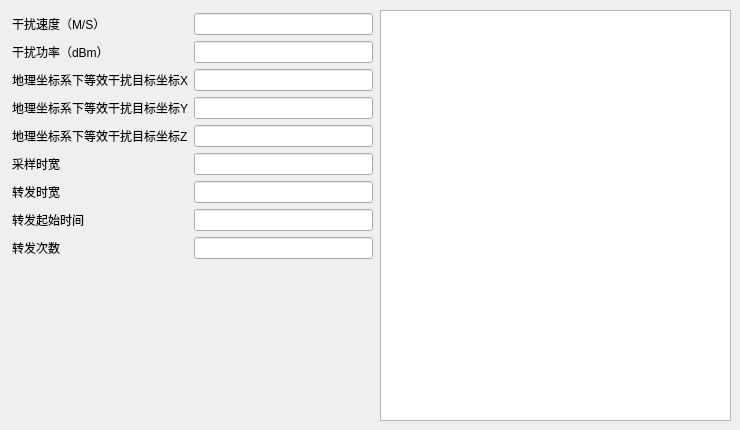
          <widget class="QWidget" name="IsjrCurrentType1Tab">
           <attribute name="title">
            <string>方式1</string>
           </attribute>
           <widget class="QTextEdit" name="IsrjParamTypeTextEdit1">
            <property name="geometry">
             <rect>
              <x>380</x>
              <y>10</y>
              <width>351</width>
              <height>411</height>
             </rect>
            </property>
           </widget>
           <widget class="QWidget" name="layoutWidget">
            <property name="geometry">
             <rect>
              <x>12</x>
              <y>13</y>
              <width>361</width>
              <height>308</height>
             </rect>
            </property>
            <layout class="QFormLayout" name="formLayout_7">
             <item row="0" column="0">
              <widget class="QLabel" name="label_32">
               <property name="text">
                <string>干扰速度（M/S）</string>
               </property>
              </widget>
             </item>
             <item row="0" column="1">
              <widget class="QLineEdit" name="IsrjSpeedLineEditType1"/>
             </item>
             <item row="1" column="0">
              <widget class="QLabel" name="label_77">
               <property name="text">
                <string>干扰功率（dBm）</string>
               </property>
              </widget>
             </item>
             <item row="1" column="1">
              <widget class="QLineEdit" name="IsrjPowerLineEditType1"/>
             </item>
             <item row="2" column="0">
              <widget class="QLabel" name="label_80">
               <property name="text">
                <string>地理坐标系下等效干扰目标坐标X</string>
               </property>
              </widget>
             </item>
             <item row="2" column="1">
              <widget class="QLineEdit" name="IsrjXEditType1"/>
             </item>
             <item row="3" column="0">
              <widget class="QLabel" name="label_81">
               <property name="text">
                <string>地理坐标系下等效干扰目标坐标Y</string>
               </property>
              </widget>
             </item>
             <item row="3" column="1">
              <widget class="QLineEdit" name="IsrjYEditType1"/>
             </item>
             <item row="4" column="0">
              <widget class="QLabel" name="label_82">
               <property name="text">
                <string>地理坐标系下等效干扰目标坐标Z</string>
               </property>
              </widget>
             </item>
             <item row="4" column="1">
              <widget class="QLineEdit" name="IsrjZEditType1"/>
             </item>
             <item row="5" column="0">
              <widget class="QLabel" name="label_83">
               <property name="text">
                <string>采样时宽</string>
               </property>
              </widget>
             </item>
             <item row="5" column="1">
              <widget class="QLineEdit" name="IsrjSampleWidthLineEditType1"/>
             </item>
             <item row="6" column="0">
              <widget class="QLabel" name="label_84">
               <property name="text">
                <string>转发时宽</string>
               </property>
              </widget>
             </item>
             <item row="6" column="1">
              <widget class="QLineEdit" name="IsrjRepeatWidthLineEditType1"/>
             </item>
             <item row="7" column="0">
              <widget class="QLabel" name="label_85">
               <property name="text">
                <string>转发起始时间</string>
               </property>
              </widget>
             </item>
             <item row="7" column="1">
              <widget class="QLineEdit" name="IsrjRepeatStartLineEditType1"/>
             </item>
             <item row="8" column="0">
              <widget class="QLabel" name="label_86">
               <property name="text">
                <string>转发次数</string>
               </property>
              </widget>
             </item>
             <item row="8" column="1">
              <widget class="QLineEdit" name="IsrjRepeatNumLineEditType1"/>
             </item>
            </layout>
           </widget>
          </widget>
